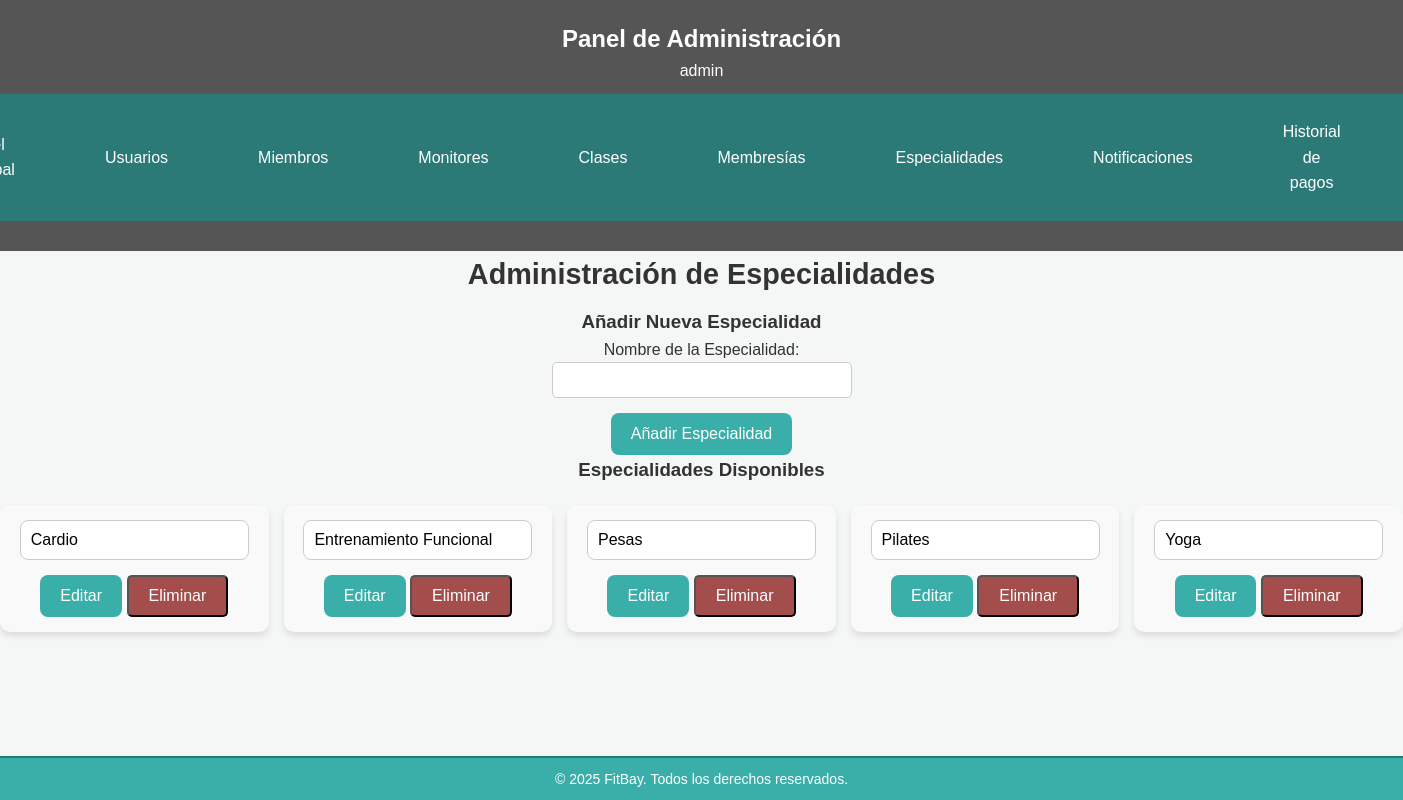
The page /src/admin/especialidades.php (signed in) on the database its author committed.
### tables this page shows
CREATE TABLE IF NOT EXISTS especialidad (
    id_especialidad INT AUTO_INCREMENT PRIMARY KEY,
    nombre VARCHAR(50) UNIQUE
);

### src/admin/especialidades.php (the view, shortened to what this page needs)
<?php
$conn = obtenerConexion();
$especialidades = [];
$result = $conn->query("SELECT * FROM especialidad ORDER BY nombre ASC");
if ($result) {
    while ($row = $result->fetch_assoc()) {
        $especialidades[] = $row;
    }
}
include '../admin/admin_header.php';
?>
<!DOCTYPE html>
<html lang="es">
<head>
    <link rel="stylesheet" href="../../assets/css/estilos.css">
</head>
<body>
    <main>
        <h2 class="section-title">Administración de Especialidades</h2>
        <form method="POST" action="especialidades.php" class="form-container">
            <h3>Añadir Nueva Especialidad</h3>
            <label for="nueva_especialidad">Nombre de la Especialidad:</label>
            <input type="text" id="nueva_especialidad" name="nueva_especialidad" class="input-general" required>
            <button type="submit" class="btn-general">Añadir Especialidad</button>
        </form>
        <h3>Especialidades Disponibles</h3>
        <div class="especialidades-container">
            <?php foreach ($especialidades as $especialidad): ?>
                <div class="especialidad-card">
                    <form method="POST" action="especialidades.php" class="especialidad-form">
                        <input type="text" name="nombre_especialidad" value="<?php echo htmlspecialchars($especialidad['nombre']); ?>" class="input-general" required>
                        <div class="button-group">
                            <button type="submit" name="editar_especialidad" class="btn-general edit-button">Editar</button>
                            <button type="submit" name="eliminar_especialidad" class="delete-button" onclick="return confirm('¿Estás seguro de que deseas eliminar esta especialidad?')">Eliminar</button>
                        </div>
                    </form>
                </div>
            <?php endforeach; ?>
        </div>
    </main>
    <?php include '../includes/footer.php'; ?>
</body>
</html>

### assets/css/estilos.css (style rules this page uses)
* { margin: 0; padding: 0; box-sizing: border-box; font-family: Arial, sans-serif; }
body { background-color: #f4f7f6; color: #333; line-height: 1.6; display: flex; flex-direction: column; align-items: center; justify-content: center; min-height: 100vh; margin: 0; }
main { padding: 0px; max-width: 1900px; width: 100%; text-align: center; flex: 1; margin: 0 auto; padding-bottom: 60px; }
.delete-button { display: inline-block; padding: 10px 20px; background-color: #a34d4d; color: #fff; text-decoration: none; font-size: 16px; border-radius: 5px; transition: background-color 0.3s ease; }
.edit-button { background-color: #3aafa9; color: white; border: none; padding: 5px 10px; cursor: pointer; border-radius: 5px; font-size: 14px; text-decoration: none; transition: background-color 0.3s ease; }
.btn-general { display: inline-block; width: auto; padding: 10px 15px; background-color: #3aafa9; color: #fff; font-size: 16px; text-align: center; border: none; border-radius: 5px; cursor: pointer; text-decoration: none; transition: background-color 0.3s ease; }
input[type="text"], input[type="email"], input[type="number"], input[type="password"], input[type="date"], input[type="time"], select { width: 100%; padding: 10px; margin-bottom: 15px; border: 1px solid #ccc; border-radius: 8px; font-size: 16px; box-sizing: border-box; }
button.btn-general { padding: 12px 20px; font-size: 16px; border-radius: 8px; }
.especialidades-container { display: grid; grid-template-columns: repeat(auto-fit, minmax(250px, 1fr)); gap: 15px; margin-top: 20px; justify-content: center; }
.especialidad-card { background: #f9f9f9; padding: 15px; border-radius: 10px; box-shadow: 0px 4px 6px rgba(0, 0, 0, 0.1); text-align: center; transition: transform 0.2s ease-in-out; max-width: 300px; width: 100%; display: flex; flex-direction: column; align-items: center; }
#nueva_especialidad { width: 100%; max-width: 300px; padding: 8px; border: 1px solid #ccc; border-radius: 5px; text-align: center; font-size: 16px; }
.form-container { display: flex; flex-direction: column; align-items: center; }
.section-title { font-size: 1.8em; margin-bottom: 10px; color: #333; }

### rows shown on the page
especialidad: nombre_especialidad "Cardio"
especialidad: nombre_especialidad "Entrenamiento Funcional"
especialidad: nombre_especialidad "Pesas"
especialidad: nombre_especialidad "Pilates"
especialidad: nombre_especialidad "Yoga"

### other values the page prints
$_SESSION['nombre'] "admin"
